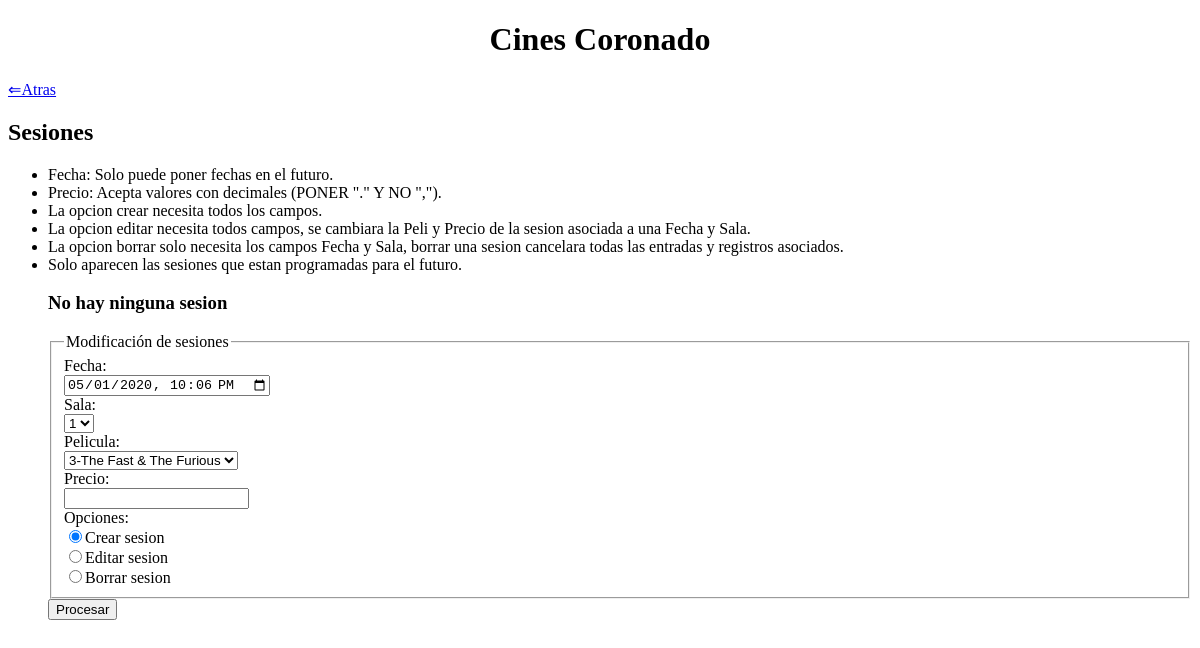
The app's page /sesiones.php, older data.
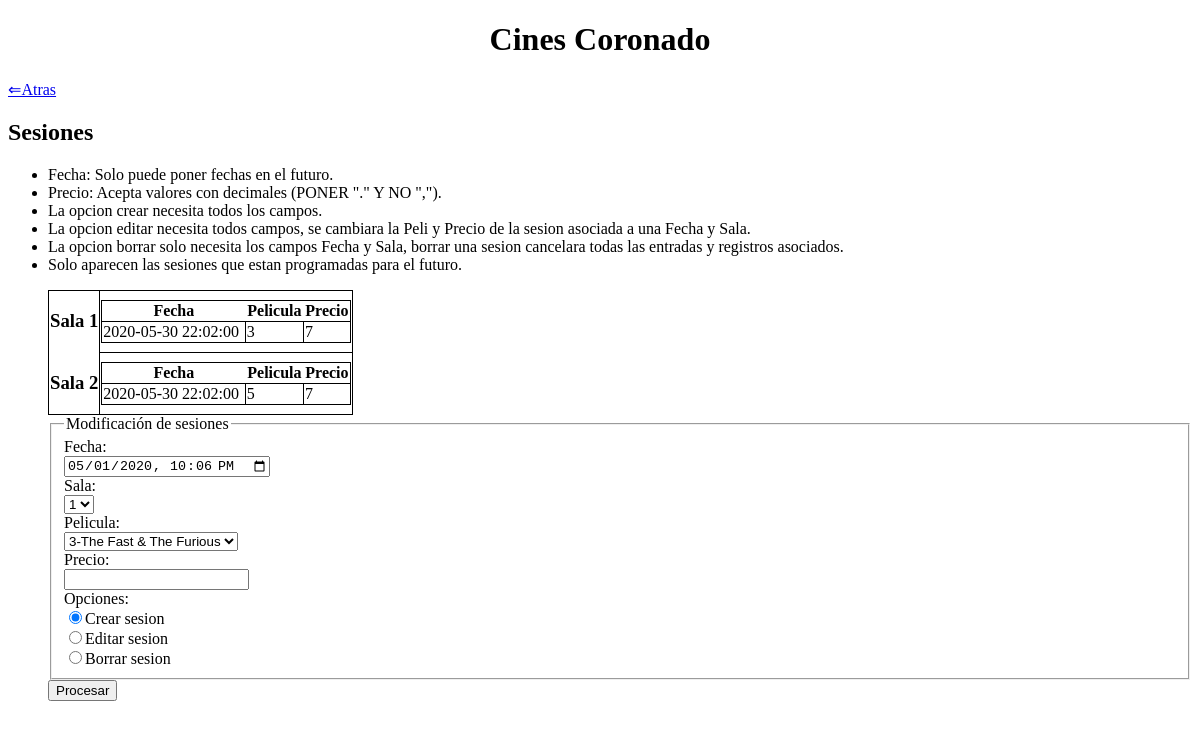
The same page, newer data.
### tables this page shows
CREATE TABLE `sesion` (
  `fecha` datetime NOT NULL,
  `id_sala` int(11) NOT NULL,
  `id_peli` int(11) NOT NULL,
  `precio` float NOT NULL,
  `total_venta` int(11) NOT NULL DEFAULT 0,
  `cancelado` int(11) NOT NULL DEFAULT 0
);

### includes/DAOs/DAO.php (called while the page is built, shortened)
<?php
class DAO {
    private $mysqli = null;
    public function __construct(){
        if(!$this->mysqli){
            $this->mysqli = new mysqli("localhost", "root", "", "cine_php");
        }
    }
    protected function consultar($sql){
        if ($sql != "") {
            $consulta = $this->mysqli->query($sql) or die ($this->mysqli->error. " en la línea ".(__LINE__-1));
            $tablaDatos = array();
            if (substr($sql, 0, 6) == "SELECT") {
                if ($consulta) {
                    while ($fila = mysqli_fetch_assoc($consulta)){
                        array_push($tablaDatos, $fila);
                    }
                }
            }
            return $tablaDatos;
        }
        else {
            return 0;
        }
    }
}
?>

### includes/controller.php (called while the page is built, shortened)
<?php
require_once(__DIR__ . '/DAOs/salaDAO.php');
require_once(__DIR__ . '/DAOs/peliculaDAO.php');
require_once(__DIR__ . '/DAOs/sesionesDAO.php');
class controller{
    private $salaDAO;
    private $peliculaDAO;
    private $sesionDAO;
    private static $instance = null;
    public function __construct(){
        $this->salaDAO = new salaDAO();
        $this->peliculaDAO = new peliculaDAO();
        $this->sesionDAO = new sesionesDAO();
    }
     public static function getInstance() {
        if (null === self::$instance) {
            self::$instance = new self();
        }
        return self::$instance;
    }
    public function selectSala($col = "", $cond = ""){
        return $this->salaDAO->select($col, $cond);
    }
    public function selectSesion($col = "", $cond = ""){
        return $this->sesionDAO->select($col, $cond);
    }
    public function selectPeliculas($col = "", $cond = ""){
        return $this->peliculaDAO->select($col, $cond);
    }
}

### includes/config.php (called while the page is built, shortened)
<?php
require_once __DIR__.'/controller.php';
$ctrl = controller::getInstance();
?>

### includes/DAOs/sesionesDAO.php (called while the page is built, shortened)
<?php
require_once(__DIR__.'/DAO.php');
class sesionesDAO extends DAO
{
    public function select($col, $cond){
        $query = "";
        if ($col == "") {
            $col = "*";
        }
        if ($cond == "") {
            $query = "SELECT ".$col." FROM sesion";
        }
        else {
            $query = "SELECT ".$col." FROM sesion WHERE ".$cond;
        }
        return $this->consultar($query);
    }
}
?>

### includes/DAOs/salaDAO.php (called while the page is built, shortened)
<?php
require_once(__DIR__.'/DAO.php');
class salaDAO extends DAO
{
    public function select($col, $cond){
        $query = "";
        if ($col == "") {
            $col = "*";
        }
        if ($cond == "") {
            $query = "SELECT ".$col." FROM sala";
        }
        else {
            $query = "SELECT ".$col." FROM sala WHERE ".$cond;
        }
        return $this->consultar($query);
    }
}
?>

### includes/DAOs/peliculaDAO.php (called while the page is built, shortened)
<?php
require_once(__DIR__.'/DAO.php');
class peliculaDAo extends DAO
{
    public function select($col, $cond){
        $query = "";
        if ($col == "") {
            $col = "*";
        }
        if ($cond == "") {
            $query = "SELECT ".$col." FROM pelicula";
        }
        else {
            $query = "SELECT ".$col." FROM pelicula WHERE ".$cond;
        }
        return $this->consultar($query);
    }
}
?>

### sesiones.php (the view, shortened to what this page needs)
<?php
	require_once 'includes/config.php';
?>
<!DOCTYPE html>
<html>
<head>
</head>
<body>
	<h1 align="center">Cines Coronado</h1>
	<a href="index.php"> ⇐Atras </a>
	<h2>Sesiones</h2>
	<ul>
		<li>Fecha: Solo puede poner fechas en el futuro.</li>
		<li>Precio: Acepta valores con decimales (PONER "." Y NO ",").</li>
		<li>La opcion crear necesita todos los campos.</li>
		<li>La opcion editar necesita todos campos, se cambiara la Peli y Precio de la sesion asociada a una Fecha y Sala.</li>
		<li>La opcion borrar solo necesita los campos Fecha y Sala, borrar una sesion cancelara todas las entradas y registros asociados.</li>
		<li>Solo aparecen las sesiones que estan programadas para el futuro.</li>
	</ul>
	<?php
    echo '<ul>';
    $arr = $ctrl->selectSesion('',"fecha > '".date("Y-m-d H:i:s", time())."' ORDER BY id_sala");
    if (count($arr) > 0) {
        $last_sala = $arr[0]['id_sala'];
        $i = 0;
        $j = 0;
        echo '<table>';
        while ($i < count($arr)) {
            echo '<tr>';
            echo '<th>';
            echo '<h3>'."Sala ".$arr[$i]['id_sala'] . '</h3>';
            echo '</th>';
            echo '<td>';
            echo
            '<table>
                <tr> <th>Fecha</th> <th>Pelicula</th> <th>Precio</th> </tr>';
            while ($j < count($arr) && $last_sala == $arr[$j]['id_sala']) {
                echo
                '<tr>
            	    <td>'.$arr[$j]['fecha'].'</td>
            	    <td>'.$arr[$j]['id_peli'].'</td>
                    <td>'.$arr[$j]['precio'].'</td>
            	    </tr>';
                $last_sala = $arr[$j]['id_sala'];
                $j++;
            }
            if ($j < count($arr)) $last_sala = $arr[$j]['id_sala'];
            echo '</table>';
            echo '</td>';
            echo '</tr>';
            $i=$j;
        }
    }
    else {
        echo '<h3>No hay ninguna sesion</h3>';
    }
    echo '</table>';
    ?>
	<form action="procesarSesion.php" method="post">
		<fieldset>
		<legend>Modificación de sesiones</legend>
            Fecha:<br>
            <input type="datetime-local" name="fecha" value=<?php echo substr(date("c", time()), 0, 16);?>
            min=<?php echo substr(date("c", time()), 0, 16);?>><br>
            Sala:<br>
            <select name="sala">
            	<?php
            	    $arr_sala = $ctrl->selectSala();
                	foreach($arr_sala as $pair) {
                	    $str = "value=".$pair['id'].">".$pair['id'];
                	    echo '<option '.$str.'</option>';
                	}
            	?>
            </select> <br>
            Pelicula:<br>
            <select name="peli">
            	<?php
            	    $arr_peli = $ctrl->selectPeliculas();
                	foreach($arr_peli as $pair) {
                	    $str = "value=".$pair['id'].">".$pair['id']."-".$pair['nombre'];
                	    echo '<option '.$str.'</option>';
                	}
            	?>
            </select> <br>
            Precio:<br>
            <input type="text" name="precio"><br>
            Opciones: <br>
            <input type="radio" name="op" value="insert" checked="checked">Crear sesion<br>
      		<input type="radio" name="op" value="update">Editar sesion<br>
      		<input type="radio" name="op" value="delete">Borrar sesion<br>
  		</fieldset>
        <input type="submit" name="procesar" value="Procesar">
    </form>
</body>
</html>

### sesiones.php (style rules this page uses)
table { border: 1px solid black; border-collapse: collapse; min-width: 250px; }
td { border: 1px solid black; }

Row changes from the older to the newer data that the page shows:
added sesion: id_sala "1", fecha "2020-05-30 22:02:00", id_peli "3", precio "7"
added sesion: id_sala "2", fecha "2020-05-30 22:02:00", id_peli "5", precio "7"
Text that changed along with them:
text no longer shown: "No hay ninguna sesion"
